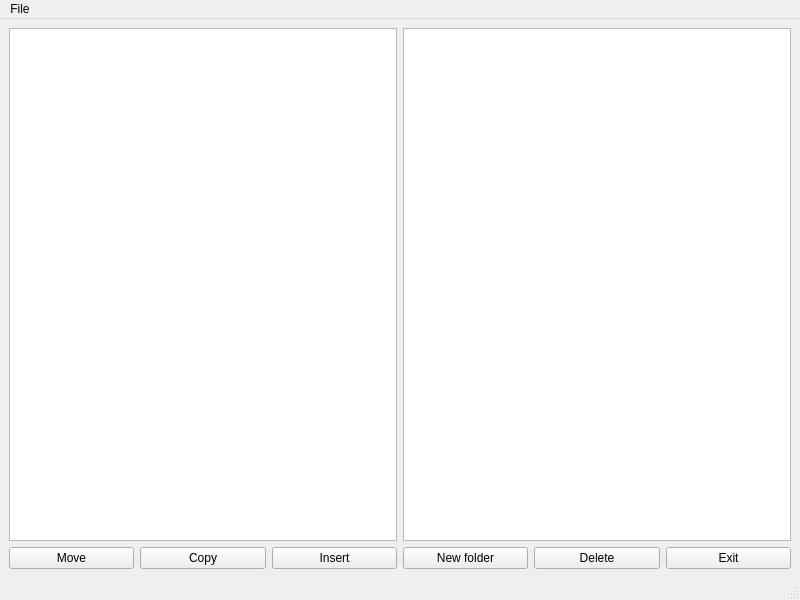
<?xml version="1.0" encoding="UTF-8"?>
<ui version="4.0">
 <class>MainWindow</class>
 <widget class="QMainWindow" name="MainWindow">
  <property name="geometry">
   <rect>
    <x>0</x>
    <y>0</y>
    <width>800</width>
    <height>600</height>
   </rect>
  </property>
  <property name="windowTitle">
   <string>MainWindow</string>
  </property>
  <widget class="QWidget" name="centralwidget">
   <layout class="QVBoxLayout" name="verticalLayout">
    <item>
     <layout class="QHBoxLayout" name="horizontalLayout">
      <item>
       <widget class="QTreeView" name="treeViewLeft">
        <property name="dragEnabled">
         <bool>false</bool>
        </property>
        <property name="dragDropMode">
         <enum>QAbstractItemView::NoDragDrop</enum>
        </property>
        <property name="defaultDropAction">
         <enum>Qt::IgnoreAction</enum>
        </property>
       </widget>
      </item>
      <item>
       <widget class="QTreeView" name="treeViewRight">
        <property name="dragEnabled">
         <bool>false</bool>
        </property>
        <property name="dragDropMode">
         <enum>QAbstractItemView::NoDragDrop</enum>
        </property>
        <property name="defaultDropAction">
         <enum>Qt::IgnoreAction</enum>
        </property>
       </widget>
      </item>
     </layout>
    </item>
    <item>
     <layout class="QHBoxLayout" name="horizontalLayout_2">
      <item>
       <widget class="QPushButton" name="moveButton">
        <property name="text">
         <string>Move</string>
        </property>
       </widget>
      </item>
      <item>
       <widget class="QPushButton" name="copyButton">
        <property name="text">
         <string>Copy</string>
        </property>
       </widget>
      </item>
      <item>
       <widget class="QPushButton" name="insertButton">
        <property name="text">
         <string>Insert</string>
        </property>
       </widget>
      </item>
      <item>
       <widget class="QPushButton" name="folderButton">
        <property name="text">
         <string>New folder</string>
        </property>
       </widget>
      </item>
      <item>
       <widget class="QPushButton" name="deleteButton">
        <property name="text">
         <string>Delete</string>
        </property>
       </widget>
      </item>
      <item>
       <widget class="QPushButton" name="exitButton">
        <property name="text">
         <string>Exit</string>
        </property>
       </widget>
      </item>
     </layout>
    </item>
   </layout>
  </widget>
  <widget class="QMenuBar" name="menubar">
   <property name="geometry">
    <rect>
     <x>0</x>
     <y>0</y>
     <width>800</width>
     <height>21</height>
    </rect>
   </property>
   <widget class="QMenu" name="menuFile">
    <property name="title">
     <string>File</string>
    </property>
    <addaction name="actionNewFolder"/>
    <addaction name="actionShowSize"/>
    <addaction name="actionShowType"/>
    <addaction name="actionShowDate"/>
   </widget>
   <addaction name="menuFile"/>
  </widget>
  <widget class="QStatusBar" name="statusbar"/>
  <action name="actionNewFolder">
   <property name="text">
    <string>New folder</string>
   </property>
  </action>
  <action name="actionShowSize">
   <property name="checkable">
    <bool>false</bool>
   </property>
   <property name="text">
    <string>Show size</string>
   </property>
  </action>
  <action name="actionShowType">
   <property name="text">
    <string>Show type</string>
   </property>
  </action>
  <action name="actionShowDate">
   <property name="text">
    <string>Show date</string>
   </property>
  </action>
 </widget>
 <resources/>
 <connections/>
</ui>
